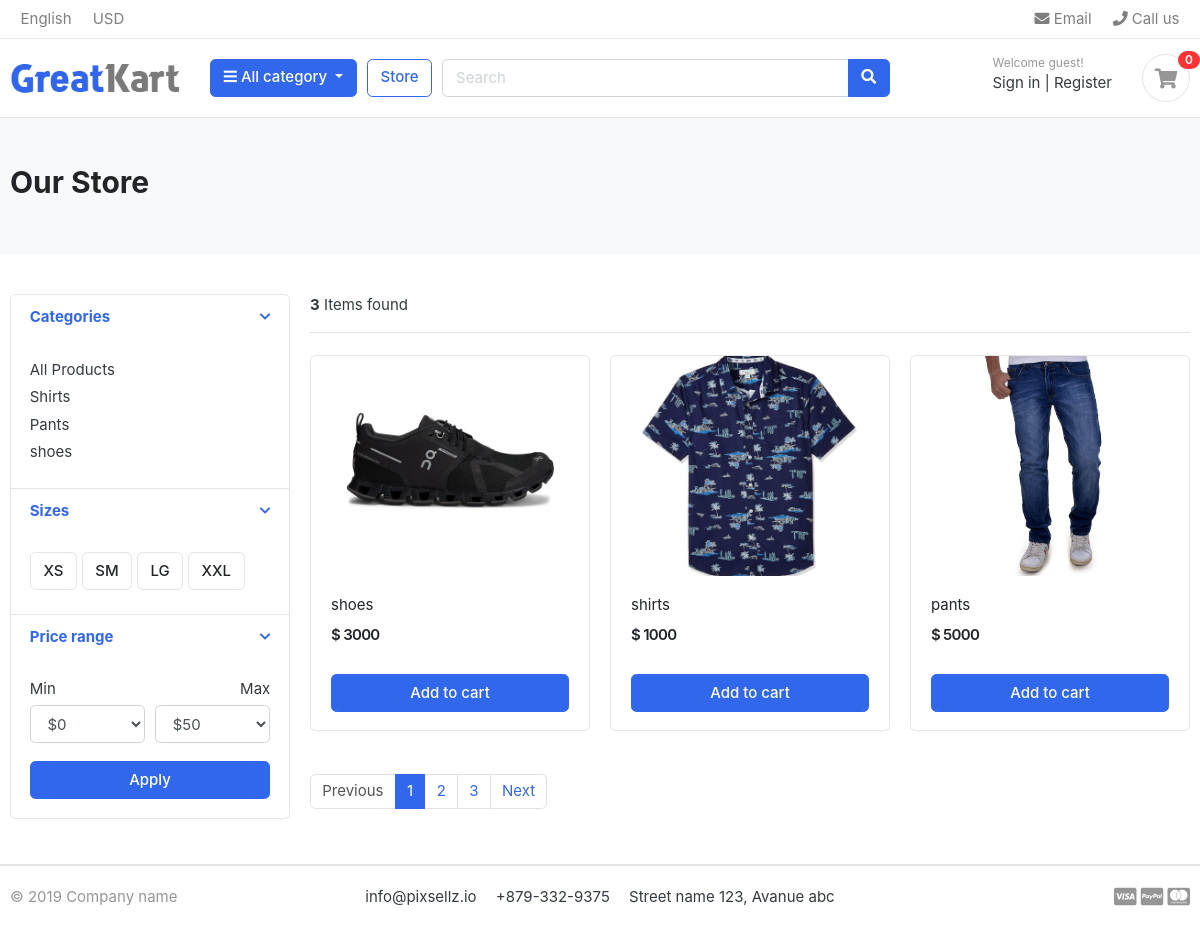
The app's page /store/, older data.
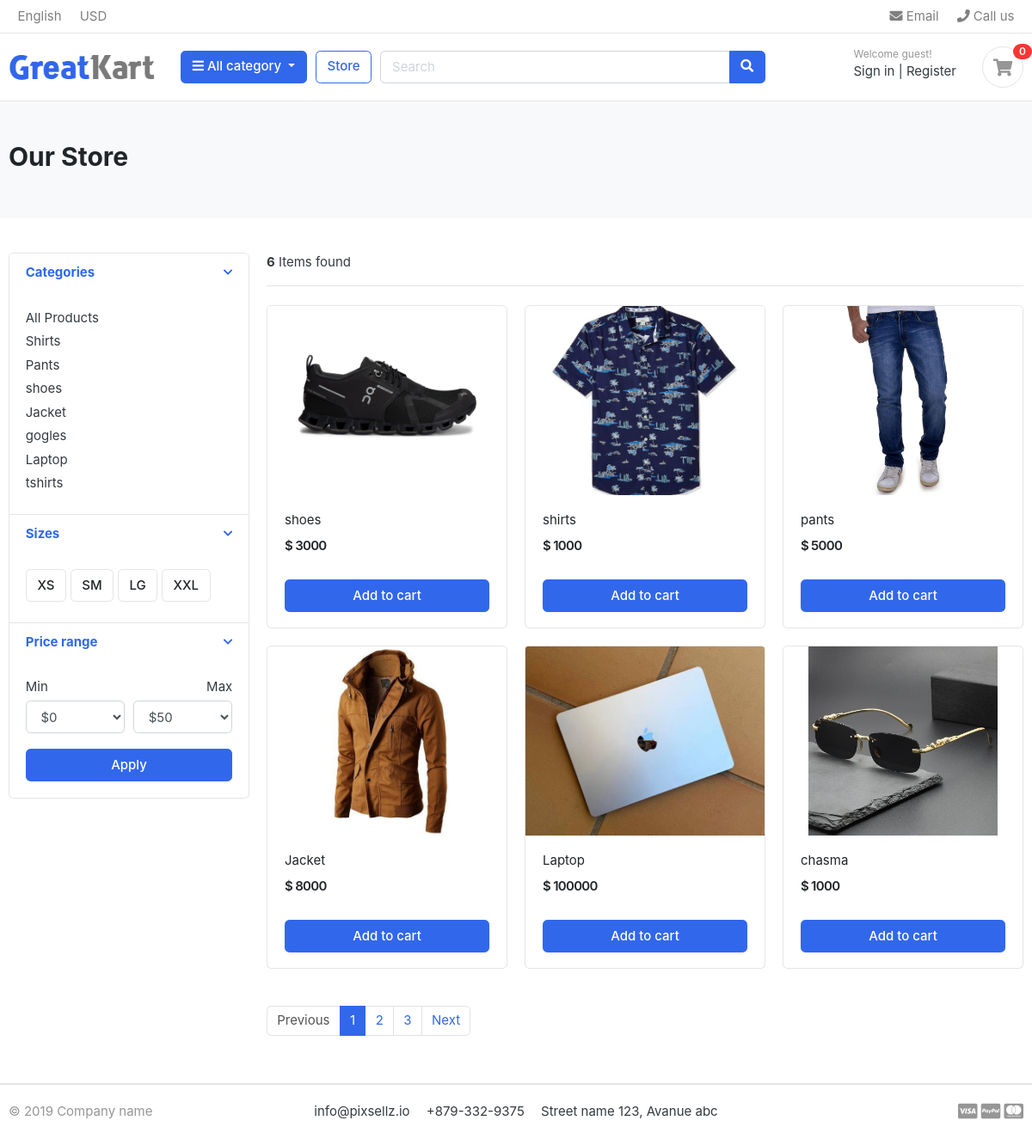
The same page, newer data.
### category/models.py (models this page shows, shortened)
class Category(models.Model):
    category_name = models.CharField(max_length=50)
    slug = models.SlugField(max_length=100, unique=True)
    description = models.TextField(max_length=255, blank=True)
    cat_img = models.ImageField(upload_to='photos/categories',blank=True)
    class Meta:
        verbose_name = 'category'
        verbose_name_plural = 'categories'
    def get_url(self):
        return reverse('products_by_category', args=[self.slug])

### store/models.py (models this page shows, shortened)
class Product(models.Model):
    product_name = models.CharField(max_length= 200, unique=True)
    slug = models.SlugField(max_length=200, unique=True)
    description = models.TextField(max_length=500, blank=True)
    price = models.IntegerField()
    images = models.ImageField(upload_to='photos/products')
    stock = models.IntegerField()
    is_available = models.BooleanField(default = True)
    category = models.ForeignKey(Category, on_delete=models.CASCADE)
    created_date = models.DateTimeField(auto_now_add=True)
    modified_date = models.DateTimeField(auto_now_add=True)
    def get_url(self):
         return reverse('product_detail', args=[self.category.slug, self.slug])

### store/views.py (the view)
# urls.py: path('store/', include('store.urls')),
def store(request, category_slug=None):
    categories=None
    products=None
    if category_slug != None:
        categories = get_object_or_404(Category, slug=category_slug)
        products= Product.objects.filter(category=categories, is_available=True)
        product_count=products.count()
    else:
        products=Product.objects.all().filter(is_available=True)
        product_count=products.count()
    context = {
        'products' : products,
        'product_count': product_count,
    }
    return render (request, 'store/store.html', context)

### category/context_processors.py (called while the page is built)
def menu_links(request):
    links = Category.objects.all()
    return dict(links=links)

### templates/store/store.html (shortened to what this page needs)
{% extends 'base.html' %}
{% load static %}
{% block content %}
<section class="section-pagetop bg">
<div class="container">
	<h2 class="title-page">Our Store</h2>
</div>
</section>
<section class="section-content padding-y">
<div class="container">
<div class="row">
	<aside class="col-md-3">
<div class="card">
	<article class="filter-group">
		<header class="card-header">
			<a href="#" data-toggle="collapse" data-target="#collapse_1" aria-expanded="true" class="">
				<i class="icon-control fa fa-chevron-down"></i>
				<h6 class="title">Categories</h6>
			</a>
		</header>
		<div class="filter-content collapse show" id="collapse_1" style="">
			<div class="card-body">
				<ul class="list-menu">
					<li><a href="{% url 'store' %}">All Products </a></li>
					{% for category in links %}
				<li><a href="{{ category.get_url }}">{{category.category_name}} </a></li>
				{% endfor %}
				</ul>
			</div>
		</div>
	</article>
	<article class="filter-group">
		<header class="card-header">
			<a href="#" data-toggle="collapse" data-target="#collapse_4" aria-expanded="true" class="">
				<i class="icon-control fa fa-chevron-down"></i>
				<h6 class="title">Sizes </h6>
			</a>
		</header>
		<div class="filter-content collapse show" id="collapse_4" style="">
			<div class="card-body">
			  <label class="checkbox-btn">
			    <span class="btn btn-light"> XS </span>
			  </label>
			  <label class="checkbox-btn">
			    <span class="btn btn-light"> SM </span>
			  </label>
			  <label class="checkbox-btn">
			    <span class="btn btn-light"> LG </span>
			  </label>
			  <label class="checkbox-btn">
			    <span class="btn btn-light"> XXL </span>
			  </label>
		</div>
		</div>
	</article>
	<article class="filter-group">
		<header class="card-header">
			<a href="#" data-toggle="collapse" data-target="#collapse_3" aria-expanded="true" class="">
				<i class="icon-control fa fa-chevron-down"></i>
				<h6 class="title">Price range </h6>
			</a>
		</header>
		<div class="filter-content collapse show" id="collapse_3" style="">
			<div class="card-body">
				<div class="form-row">
				<div class="form-group col-md-6">
				  <label>Min</label>
				  	<select class="mr-2 form-control">
						<option value="0">$0</option>
					</select>
				</div>
				<div class="form-group text-right col-md-6">
				  <label>Max</label>
				  	<select class="mr-2 form-control">
						<option value="50">$50</option>
					</select>
				</div>
				</div>
				<button class="btn btn-block btn-primary">Apply</button>
			</div>
		</div>
	</article>
</div>
	</aside>
	<main class="col-md-9">
<header class="border-bottom mb-4 pb-3">
		<div class="form-inline">
			<span class="mr-md-auto"> <b>{{ product_count }}</b> Items found</span>
		</div>
</header>
<div class="row">
	{% for product in products %}
	<div class="col-md-4">
		<figure class="card card-product-grid">
			<div class="img-wrap">
				<a href="{{ product.get_url }}"><img src="{{ product.images.url }}"></a>
			</div>
			<figcaption class="info-wrap">
				<div class="fix-height">
					<a href="{{ product.get_url }}" class="title">{{ product.product_name }}</a>
					<div class="price-wrap mt-2">
						<span class="price">$ {{ product.price }}</span>
					</div>
				</div>
				<a href="#" class="btn btn-block btn-primary">Add to cart </a>
			</figcaption>
		</figure>
	</div>
	{% endfor %}
</div>
<nav class="mt-4" aria-label="Page navigation sample">
  <ul class="pagination">
    <li class="page-item disabled"><a class="page-link" href="#">Previous</a></li>
    <li class="page-item active"><a class="page-link" href="#">1</a></li>
    <li class="page-item"><a class="page-link" href="#">2</a></li>
    <li class="page-item"><a class="page-link" href="#">3</a></li>
    <li class="page-item"><a class="page-link" href="#">Next</a></li>
  </ul>
</nav>
	</main>
</div>
</div>
</section>
{% endblock%}

### templates/base.html (shortened to what this page needs)
{% load static %}
<!DOCTYPE HTML>
<html lang="en">
<head>
<link href="{% static 'css/bootstrap.css' %}" rel="stylesheet" type="text/css"/>
<link href="{% static 'fonts/fontawesome/css/all.min.css' %}" type="text/css" rel="stylesheet">
<link href="{% static 'css/ui.css' %}" rel="stylesheet" type="text/css"/>
<link href="{% static 'css/responsive.css' %}" rel="stylesheet" media="only screen and (max-width: 1200px)" />
</head>
<body>
 {% include 'includes/navbar.html' %}
{% block content %}
{% endblock %}
{% include 'includes/footer.html' %}

### templates/includes/navbar.html (shortened to what this page needs)
{% load static %}
<header class="section-header">
<nav class="navbar p-md-0 navbar-expand-sm navbar-light border-bottom">
<div class="container">
  <div class="collapse navbar-collapse" id="navbarTop4">
    <ul class="navbar-nav mr-auto">
    	<li class="nav-item dropdown">
		 	<a href="#" class="nav-link">   English </a>
		</li>
		<li class="nav-item dropdown">
			<a href="#" class="nav-link"> USD </a>
		</li>
    </ul>
    <ul class="navbar-nav">
		<li><a href="#" class="nav-link"> <i class="fa fa-envelope"></i> Email </a></li>
		<li><a href="#" class="nav-link"> <i class="fa fa-phone"></i> Call us </a></li>
	</ul>
  </div>
</div>
</nav>
<section class="header-main border-bottom">
	<div class="container">
<div class="row align-items-center">
	<div class="col-lg-2 col-md-3 col-6">
		<a href="{% url 'home' %}" class="brand-wrap">
			<img class="logo" src="{% static './images/logo.png' %}">
		</a>
	</div>
	<div class="col-lg col-sm col-md col-6 flex-grow-0">
		<div class="category-wrap dropdown d-inline-block float-right">
			<button type="button" class="btn btn-primary dropdown-toggle" data-toggle="dropdown">
				<i class="fa fa-bars"></i> All category
			</button>
		</div>
	</div>
	<a href="{% url 'store' %}" class="btn btn-outline-primary">Store</a>
	<div class="col-lg  col-md-6 col-sm-12 col">
		<form action="#" class="search">
			<div class="input-group w-100">
			    <input type="text" class="form-control" style="width:60%;" placeholder="Search">
			    <div class="input-group-append">
			      <button class="btn btn-primary" type="submit">
			        <i class="fa fa-search"></i>
			      </button>
			    </div>
		    </div>
		</form>
	</div>
	<div class="col-lg-3 col-sm-6 col-8 order-2 order-lg-3">
				<div class="d-flex justify-content-end mb-3 mb-lg-0">
					<div class="widget-header">
						<small class="title text-muted">Welcome guest!</small>
						<div>
							<a href="./signin.html">Sign in</a> <span class="dark-transp"> | </span>
							<a href="./register.html"> Register</a>
						</div>
					</div>
					<a href="./cart.html" class="widget-header pl-3 ml-3">
						<div class="icon icon-sm rounded-circle border"><i class="fa fa-shopping-cart"></i></div>
						<span class="badge badge-pill badge-danger notify">0</span>
					</a>
				</div>
			</div>
</div>
	</div>
</section>
</header>

### templates/includes/footer.html
{% load static %}
<footer class="section-footer border-top">
	<div class="container">
		<section class="footer-bottom border-top row">
			<div class="col-md-2">
				<p class="text-muted"> &copy 2019 Company name </p>
			</div>
			<div class="col-md-8 text-md-center">
				<span  class="px-2">info@pixsellz.io</span>
				<span  class="px-2">+879-332-9375</span>
				<span  class="px-2">Street name 123, Avanue abc</span>
			</div>
			<div class="col-md-2 text-md-right text-muted">
				<i class="fab fa-lg fa-cc-visa"></i>
				<i class="fab fa-lg fa-cc-paypal"></i>
				<i class="fab fa-lg fa-cc-mastercard"></i>
			</div>
		</section>
	</div>
</footer>

### ecommerce/static/css/ui.css (style rules this page uses)
html { font-family: "Inter", sans-serif; font-size: 15px; }
.img-wrap { text-align: center; display: block; }
.img-wrap img { max-width: 100%; }
.price-wrap { letter-spacing: -0.7px; }
.icon-xs, .icon-sm, .icon-md, .icon-lg { display: inline-block; text-align: center; flex-shrink: 0; flex-grow: 0; }
.icon-sm { width: 48px; height: 48px; line-height: 48px !important; font-size: 20px; }
.padding-y { padding-top: 40px; padding-bottom: 40px; }
figure { margin-bottom: 0; }
article:after, .form-group:after { display: block; clear: both; content: ""; }
.bg { background-color: #f8f9fa; }
.title-page { color: #212529; }
p:last-child { margin-bottom: 0; }
.header-main { position: relative; padding-top: 1rem; padding-bottom: 1rem; }
.brand-wrap .logo, .navbar-brand .logo { margin-right: 7px; max-height: 42px; display: inline-block; }
.widget-header { display: inline-block; vertical-align: middle; position: relative; }
.widget-header a { color: #343a40; }
.widget-header i { color: #969696; }
.widget-header .title { display: block; }
.widget-header .notify { position: absolute; top: -3px; right: -10px; }
.footer-bottom { padding-top: 20px; padding-bottom: 20px; }
.btn-light { background-color: #fff; border-color: #e4e4e4; }
[class*=list-] li:after { visibility: hidden; display: block; content: ""; overflow: hidden; height: 0; clear: both; }
.list-menu { list-style: none; margin: 0; padding-left: 0; }
.list-menu li { margin-bottom: 5px; }
.list-menu a { color: #343a40; }
[class*=card-product] a.title { color: #212529; display: block; }
[class*=card-product] .img-wrap { overflow: hidden; position: relative; }
[class*=card-product] .img-wrap img { height: 100%; max-width: 100%; width: auto; display: inline-block; -o-object-fit: cover; object-fit: cover; }
.card-product-grid { margin-bottom: 20px; }
.card-product-grid .img-wrap { border-radius: 0.2rem 0.2rem 0 0; height: 220px; }
.card-product-grid .info-wrap { overflow: hidden; padding: 18px 20px; }
.card-product-grid .fix-height { height: 80px; overflow: hidden; }
.card .img-wrap { overflow: hidden; }
.notify { position: absolute; top: -4px; right: -10px; display: inline-block; padding: 0.25em 0.6em; font-size: 12px; line-height: 1; text-align: center; border-radius: 3rem; color: #fff; background-color: #fa3434; }
.price { font-weight: 600; color: #212529; }
.icon-control { margin-top: 5px; float: right; font-size: 80%; }
.card-header .title { margin-bottom: 0; line-height: 1.5; }
.filter-group { border-bottom: 1px solid #e4e4e4; }
.filter-group .card-header { border-bottom: 0; }
.filter-group:last-child { border-bottom: 0; }
.checkbox-btn { position: relative; }
.section-pagetop { padding: 45px 0; }

Row changes from the older to the newer data that the page shows:
added Category: category_name "Jacket"
added Category: category_name "gogles"
added Category: category_name "Laptop"
added Category: category_name "tshirts"
added Product: images (picture), product_name "Jacket", price "8000"
added Product: images (picture), product_name "Laptop", price "100000"
added Product: images (picture), product_name "chasma", price "1000"
Text that changed along with them:
{{ product_count }}: "3" → "6"
